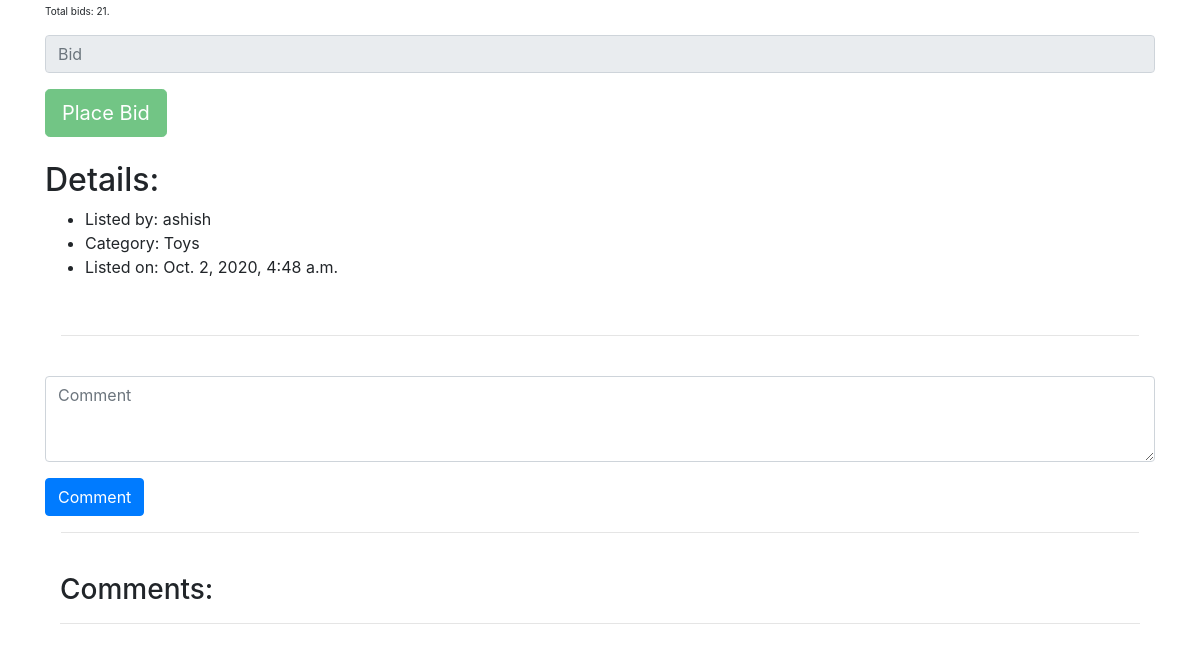
The page /listing/2 (signed in, lower part) on the database as committed earlier.
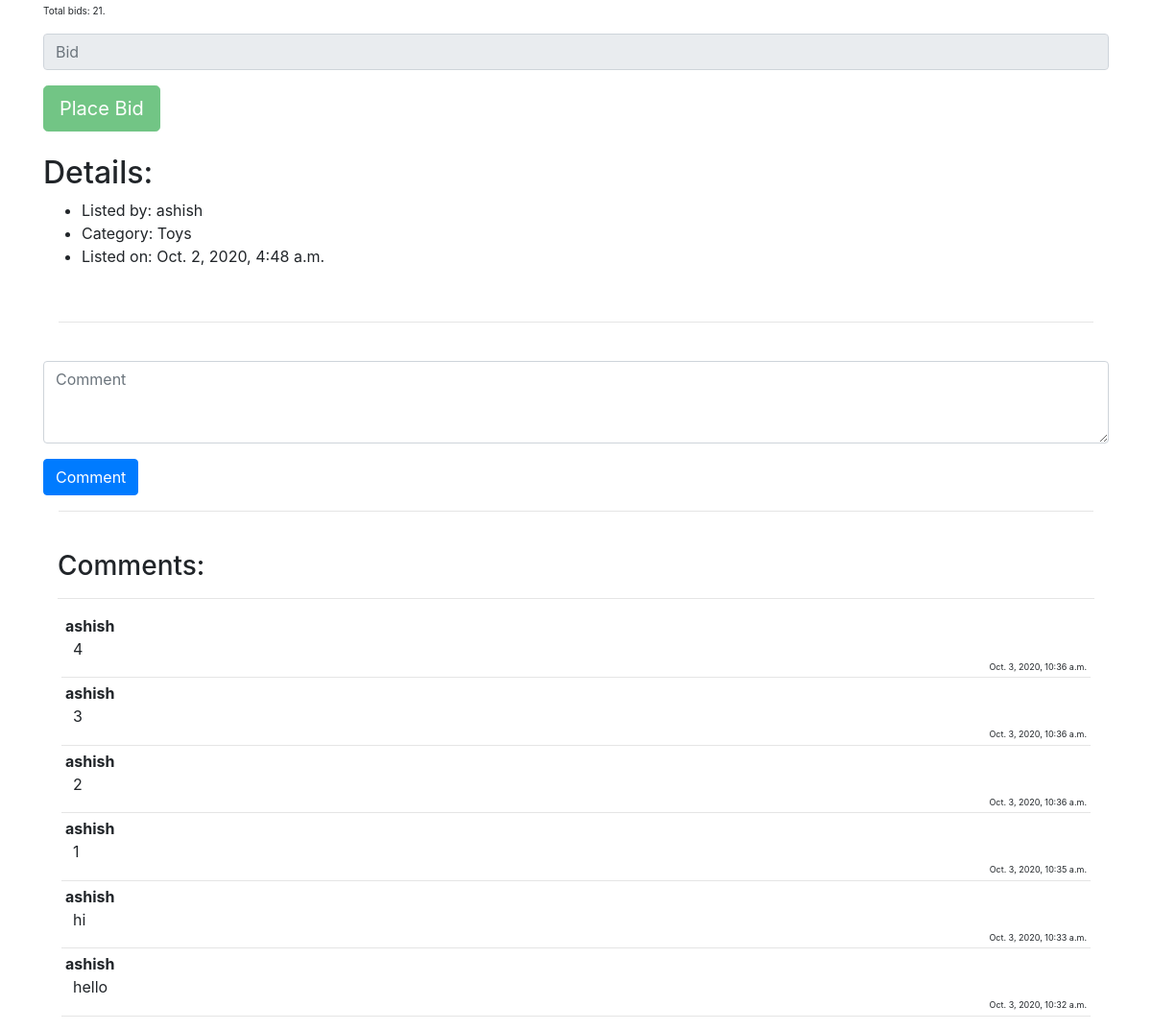
The same page on the database as committed later.
### auctions/models.py (models this page shows)
class Comments(models.Model):
    listing_id = models.ForeignKey(
        AuctionListings, blank=True, on_delete=models.CASCADE, related_name="comments")
    user_id = models.ForeignKey(
        User, on_delete=models.CASCADE, related_name="comments")
    text = models.TextField()
    created_date = models.DateTimeField(auto_now=True)

class User(AbstractUser):
    pass

### auctions/views.py (the view)
# urls.py: path("listing/<str:_listing_id>", views.listing, name="listing"),
@login_required(login_url="login")
def listing(request, _listing_id):
    get_listing = AuctionListings.objects.get(pk=_listing_id)
    max_bid = get_max_bid(get_listing, Bids)
    get_watchlist = Watchlists.objects.filter(
        user_id=request.user, item=get_listing.id).exists()
    return render(request, "auctions/listing.html", {
        "listing": get_listing,
        "max_bid": Bids.objects.filter(amount=max_bid).first(),
        "on_watchlist": get_watchlist,
        "comment_form": CommentForm(),
        "comments": Comments.objects.filter(listing_id=get_listing).order_by("-created_date")
    })

### auctions/forms.py
class CommentForm(forms.Form):
    comment = forms.CharField(
        required=True,
        widget=forms.Textarea(attrs={
            "class": "form-control",
            "placeholder": "Comment",
            "rows": 3
        })
    )

### auctions/views.py (called while the page is built)
def get_max_bid(listing, bid):
    return bid.objects.filter(listing_id=listing).aggregate(
        Max('amount')).get("amount__max")

### auctions/templates/auctions/listing.html (shortened to what this page needs)
{% extends "auctions/layout.html" %}
{% block body %}
<div class="container">
    <h1>{{ listing.title }}</h1><br>
    <br>
    <br>
    <br>
    {% if listing.active_status %}
    <form action="{% url 'place_bid' listing.id %}" method="POST">
        {% csrf_token %}
        <p style="font-size: 10px;">{{ listing.bid.all.count }} bid(s) so far.</p>
        <div class="form-group">
            <input type="number" name="place_bid" class="form-control" placeholder="Bid" required=true
                min="{{ max_bid.amount }}">
        </div>
        <input type="submit" value="Place Bid" class="btn btn-success btn-lg">
    </form><br>
    {% else %}
    <p style="font-size: 10px;">
        Total bids: {{ listing.bid.all.count }}.</p>
    <div class="form-group">
        <input disabled type="number" name="place_bid" class="form-control" placeholder="Bid">
    </div>
    <input disabled type="submit" value="Place Bid" class="btn btn-success btn-lg">
    <br>
    {% endif %}
    <br>
    <div>
        <h2>Details:</h2>
        <ul>
            <li>Listed by: {{ listing.user_id }}</li>
            <li>Category: {{ listing.category }}</li>
            <li>Listed on: {{ listing.creation_time }}</li>
        </ul>
    </div><br>
    <hr class="m-3"><br>
    <form action="{% url 'make_comment' listing.id %}" method="post">
        <div class="form-group">
            {% for form in comment_form.visible_fields %}
            {{ form }}
            {% endfor %}
        </div>
        <input type="submit" value="Comment" class="btn btn-primary">
    </form>
    <hr class="m-3"><br>
    <div class="col">
        <h3>Comments:</h3>
        <hr>
        {% for comment in comments %}
        <div class="col px-2">
            <strong>{{ comment.user_id }}</strong>
            <div class="px-2">{{ comment.text }}</div>
            <div class="d-flex justify-content-end" style="font-size: xx-small;">{{ comment.created_date }}</div>
        </div>
        <hr class="m-1">
        {% endfor %}
    </div>
</div>
{% endblock body %}

Rows that differ between the two databases and show on the page:
added Comments: user_id "ashish", text "4", created_date "Oct. 3, 2020, 10:36 a.m."
added Comments: user_id "ashish", text "3", created_date "Oct. 3, 2020, 10:36 a.m."
added Comments: user_id "ashish", text "2", created_date "Oct. 3, 2020, 10:36 a.m."
added Comments: user_id "ashish", text "1", created_date "Oct. 3, 2020, 10:35 a.m."
added Comments: user_id "ashish", text "hi", created_date "Oct. 3, 2020, 10:33 a.m."
added Comments: user_id "ashish", text "hello", created_date "Oct. 3, 2020, 10:32 a.m."
